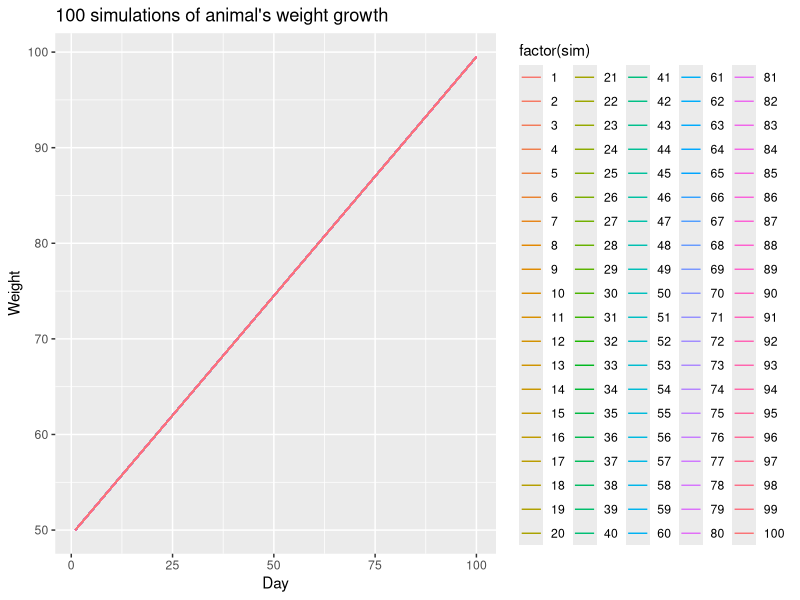
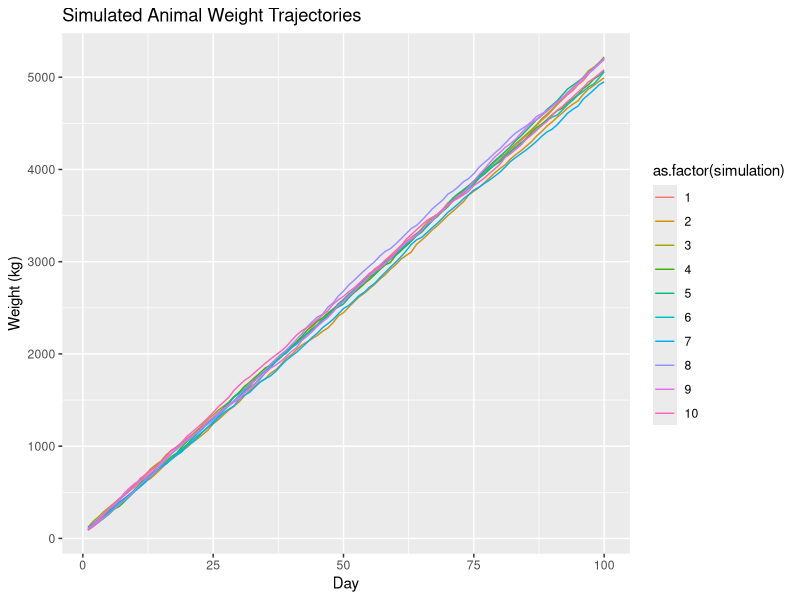

Reproduce these figures in R, in order.
# Importing Packages
library(tidyverse)

ID = 1001

# BW = readline("Birth weight:")
# BW = as.numeric(BW)
BW = 50

# GP = readline("Genetic potential:")
# GP = as.numeric(GP)
GP = 1

Month = c("Jan", "Feb", "Mar", "Apr", "May", "Jun", "Jul", "Aug", "Sep", "Oct", "Nov", "Dec")

FA = c(Jan = 2, Feb = 3, Mar = 4, Apr = 7, May = 8, Jun = 5, Jul = 6, Aug = 9, Sep = 10, Oct = 12, Nov = 11, Dec = 1)

# Assuming an animal is born in 1 Jan 
# Daily wt gain for each month
DWG_Jan = BW/50 + GP + FA["Jan"]/6
DWG_Feb = BW/50 + GP + FA["Feb"]/6
DWG_Mar = BW/50 + GP + FA["Mar"]/6
DWG_Apr = BW/50 + GP + FA["Apr"]/6
DWG_May = BW/50 + GP + FA["May"]/6
DWG_Jun = BW/50 + GP + FA["Jun"]/6
DWG_Jul = BW/50 + GP + FA["Jul"]/6
DWG_Aug = BW/50 + GP + FA["Aug"]/6
DWG_Sep = BW/50 + GP + FA["Sep"]/6
DWG_Oct = BW/50 + GP + FA["Oct"]/6
DWG_Nov = BW/50 + GP + FA["Nov"]/6
DWG_Dec = BW/50 + GP + FA["Dec"]/6

######### animal weights calculation for the month of January ###########
WT_Jan = c()
for (i in 1:31){ 
  CALC_Jan = BW + DWG_Jan * (i - 1)
  WT_Jan = c(WT_Jan, round(CALC_Jan, 1))
}
FWT_Jan = WT_Jan[31]

######### animal weights calculation for the month of February ##########
WT_Feb = c()
for (i in 1:28){ 
  CALC_Feb = FWT_Jan + DWG_Feb * i
  WT_Feb = c(WT_Feb, round(CALC_Feb, 1))
}
FWT_Feb = WT_Feb[28]

######### animal weights calculation for the month of March ###########
WT_Mar = c()
for (i in 1:31){ 
  CALC_Mar = FWT_Feb + DWG_Mar * i
  WT_Mar = c(WT_Mar, round(CALC_Mar, 1))
}
FWT_Mar = WT_Mar[31]

######### animal weights calculation for the month of April ###########
WT_Apr = c()
for (i in 1:30){ 
  CALC_Apr = FWT_Mar + DWG_Apr * i
  WT_Apr = c(WT_Apr, round(CALC_Apr, 1))
}
FWT_Apr = WT_Apr[30]

######### animal weights calculation for the month of May ###########
WT_May = c()
for (i in 1:31){ 
  CALC_May = FWT_Apr + DWG_May * i
  WT_May = c(WT_May, round(CALC_May, 1))
}
FWT_May = WT_May [31]

######### animal weights calculation for the month of June ###########
WT_Jun = c()
for (i in 1:30){ 
  CALC_Jun = FWT_May + DWG_Jun * i
  WT_Jun = c(WT_Jun, round(CALC_Jun, 1))
}
FWT_Jun = WT_Jun [30]

######### animal weights calculation for the month of July ###########
WT_Jul = c()
for (i in 1:31){ 
  CALC_Jul = FWT_Jun + DWG_Jul * i
  WT_Jul = c(WT_Jul, round(CALC_Jul, 1))
}
FWT_Jul = WT_Jul [31]

######### animal weights calculation for the month of August ###########
WT_Aug = c()
for (i in 1:31){ 
  CALC_Aug = FWT_Jul + DWG_Aug * i
  WT_Aug = c(WT_Aug, round(CALC_Aug, 1))
}
FWT_Aug = WT_Aug [31]

######### animal weights calculation for the month of September ###########
WT_Sep = c()
for (i in 1:30){ 
  CALC_Sep = FWT_Aug + DWG_Sep * i
  WT_Sep = c(WT_Sep, round(CALC_Sep, 1))
}
FWT_Sep = WT_Sep [30]

######### animal weights calculation for the month of October ###########
WT_Oct = c()
for (i in 1:31){ 
  CALC_Oct = FWT_Sep + DWG_Oct * i
  WT_Oct = c(WT_Oct, round(CALC_Oct, 1))
}
FWT_Oct = WT_Oct [31]

######### animal weights calculation for the month of November ###########
WT_Nov = c()
for (i in 1:30){ 
  CALC_Nov = FWT_Oct + DWG_Nov * i
  WT_Nov = c(WT_Nov, round(CALC_Nov, 1))
}
FWT_Nov = WT_Nov [30]

######### animal weights calculation for the month of December ###########
WT_Dec = c()
for (i in 1:31){ 
  CALC_Dec = FWT_Nov + DWG_Dec * i
  WT_Dec = c(WT_Dec, round(CALC_Dec, 1))
}
FWT_Dec = WT_Dec [31]


data <- data.frame(Jan = WT_Jan, Feb = c(WT_Feb, NA, NA, NA), Mar = WT_Mar, Apr = c(WT_Apr, NA), May = WT_May, Jun = c(WT_Jun, NA), Jul = WT_Jul, Aug = WT_Aug, Sep = c(WT_Sep, NA), Oct = WT_Oct, Nov = c(WT_Nov, NA), Dec = WT_Dec)


########## Stochastic prediction #############

install.packages("ggplot")
library(ggplot2)

library(ggplot2)

set.seed(123) # set seed for reproducibility
n_sim <- 100 # number of simulations
days <- 100 # number of days
birth_weight <- 50 # birth weight
genetic_potential <- 0.5 # genetic potential

sim_weights <- data.frame(sim = numeric(n_sim), day = numeric(n_sim*days), weight = numeric(n_sim*days)) # data frame to store the results

for (i in 1:n_sim) {
  weight <- numeric(days)
  weight[1] <- birth_weight
  for (d in 2:days) {
    weight[d] <- weight[d-1] + genetic_potential
  }
  sim_weights[(i-1)*days + 1:days, ] <- data.frame(sim = rep(i, days), day = 1:days, weight = weight)
}

ggplot(sim_weights, aes(x=day, y=weight, color=factor(sim))) + 
  geom_line() +
  xlab("Day") +
  ylab("Weight") +
  ggtitle("100 simulations of animal's weight growth")



#######################################

set.seed(123)

birth_weight <- 50
genetic_potential <- 0.5
days <- 100
n_simulations <- 10

weights <- data.frame(simulation = numeric(0),
                      day = numeric(0),
                      weight = numeric(0))

for (i in 1:n_simulations) {
  env_factor <- rnorm(days, mean = 0, sd = 10)
  daily_weights <- birth_weight + genetic_potential + env_factor
  cumulative_weights <- cumsum(daily_weights)
  sim_weights <- data.frame(simulation = rep(i, days),
                            day = 1:days,
                            weight = cumulative_weights + birth_weight)
  weights <- rbind(weights, sim_weights)
}

library(ggplot2)
ggplot(weights, aes(x = day, y = weight, color = as.factor(simulation))) +
  geom_line() +
  xlab("Day") +
  ylab("Weight (kg)") +
  ggtitle("Simulated Animal Weight Trajectories")




